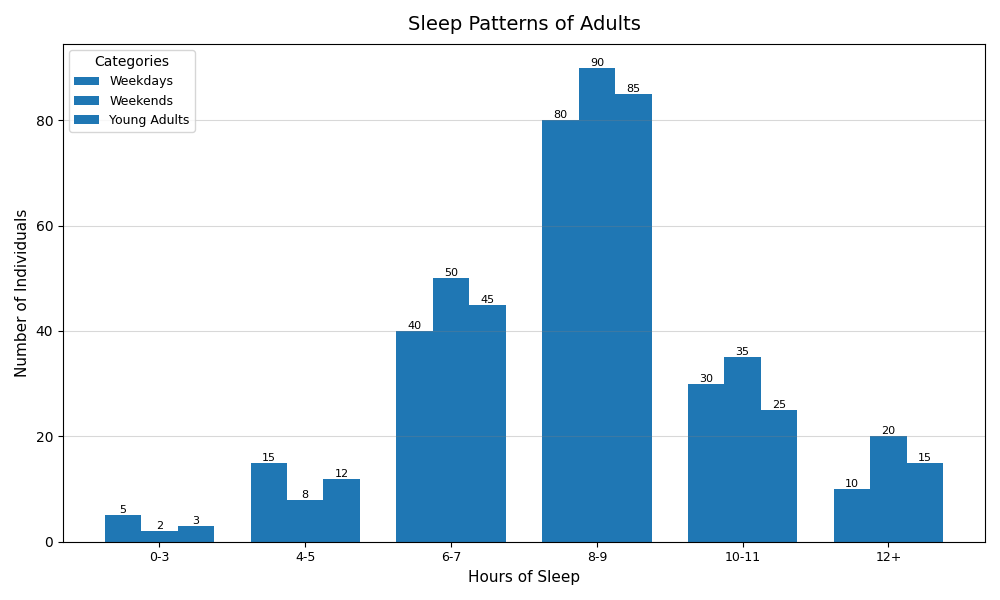

The script that drew this image:
import matplotlib.pyplot as plt
import numpy as np

hours_range = ['0-3', '4-5', '6-7', '8-9', '10-11', '12+']
weekday_sleepers = [5, 15, 40, 80, 30, 10]
weekend_sleepers = [2, 8, 50, 90, 35, 20]
young_adults_sleepers = [3, 12, 45, 85, 25, 15]

x_pos = np.arange(len(hours_range))

fig, ax = plt.subplots(figsize=(10, 6))

bar_width = 0.25

# Using a consistent single color for all data groups
color = '#1f77b4' # Choose a single color
bars1 = ax.bar(x_pos - bar_width, weekday_sleepers, bar_width, label='Weekdays', color=color)
bars2 = ax.bar(x_pos, weekend_sleepers, bar_width, label='Weekends', color=color)
bars3 = ax.bar(x_pos + bar_width, young_adults_sleepers, bar_width, label='Young Adults', color=color)

ax.set_title('Sleep Patterns of Adults', fontsize=14, fontweight='normal', pad=10)
ax.set_xlabel('Hours of Sleep', fontsize=11)
ax.set_ylabel('Number of Individuals', fontsize=11)

ax.set_xticks(x_pos)
ax.set_xticklabels(hours_range, fontsize=9)

ax.legend(title='Categories', fontsize=9, loc='upper left')

ax.yaxis.grid(True, linestyle='-', color='grey', alpha=0.3)

def add_labels(bars, counts):
    for bar, count in zip(bars, counts):
        ax.text(bar.get_x() + bar.get_width() / 2, bar.get_height(), str(count), ha='center', va='bottom', fontsize=8)

add_labels(bars1, weekday_sleepers)
add_labels(bars2, weekend_sleepers)
add_labels(bars3, young_adults_sleepers)

plt.tight_layout()
plt.show()
